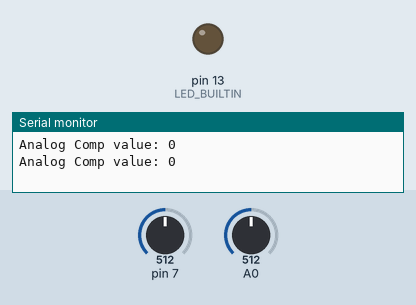
Bench run of a program on a simulated Arduino Uno, built with avr-gcc and run on an emulated ATmega328P. Parts: output pins drawn as LEDs (lit = HIGH), the last lines printed to the serial monitor. The inputs (shaded band) are chosen by the test bench; at power-on: A0 = 512, pin 7 = 512.

Above: at 1.3 s.
1.4 s: A0 set to 233
3.3 s: A0 set to 215
At 5.2 s:
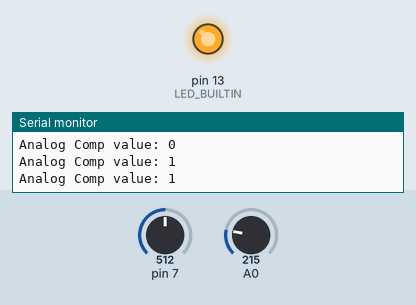
5.6 s: A0 set to 306
At 6.7 s:
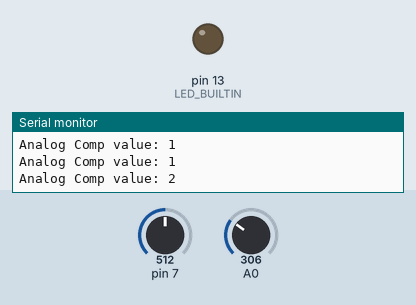
7.6 s: A0 set to 122
At 9.5 s:
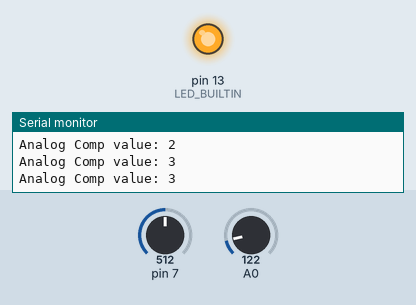
Timing chart, 0 to 10.6 s (numbered marks = the images above; inputs shaded):
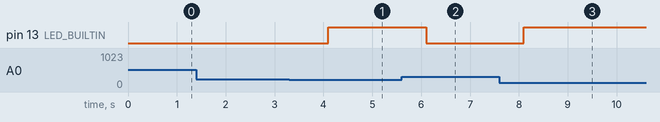

The program:

main.cpp
```cpp
#include <Arduino.h>

#define CONFIG_AC 0
#define CONFIG_ADC 1

volatile uint8_t analogComp = 0;

// Analog comparator interrupt handler
ISR(ANALOG_COMP_vect)
{
    analogComp++;
}

void powerDownConfigAnalog(bool config)
{
    // Configure both the ADC (Analog-to-Digital converter) and the AC (Analog Comparator)
    // We want the ADC to work in normal mode, and the AC to work in Idle (just to be able to wake up the sustem)

    // ACD: AC power disable (not disabled)
    // ACIE: ACD interrupt should be disabled before enabling the ACD
    // ACIC: Analog comparator not connected to Timer/Counter 1
    // ACIS1, ACIS0: Interrupt mode select on Output toggle (rising edge would be enough but toggle works as well for us)
    ACSR = 0;

    if (config == CONFIG_AC)
    {
        // Select A0 as the analog comparator input
        ADMUX &= ~(bit(MUX3) | bit(MUX2) | bit(MUX1) | bit(MUX0));
        // Disable ADC
        ADCSRA &= ~bit(ADEN);
        // Enable Analog Comparator Multiplexer
        ADCSRB |= bit(ACME);

        // ACBG: Fixed bandgap reference voltage replaces the positive input to the Analog Comparator (VBG=1.1V)
        // ACI: ACI is cleared by writing a logic one to the flag
        // ACIE: Enable AC interrupt
        ACSR |= bit(ACBG) | bit(ACI) | bit(ACIE);
    }
    else
    {
        // AC disabled (ACSR = 0)
        // Enable ADC
        ADCSRA |= bit(ADEN);
    }
}

void setup()
{
    // Logs init
    while (!Serial)
        ;
    Serial.begin(9600);
    delay(100);

    powerDownConfigAnalog(CONFIG_AC);

    // Enable interrupts
    interrupts();

    // put your setup code here, to run once:
    pinMode(LED_BUILTIN, OUTPUT);
    //pinMode(A0, INPUT);
}

void loop()
{
    Serial.print("Analog Comp value: ");
    Serial.println(analogComp);

    if (ACSR & (1 << ACO)) // Check status of comparator output flag
        digitalWrite(LED_BUILTIN, HIGH);
    else
        digitalWrite(LED_BUILTIN, LOW);

    delay(1000);
}
```

Measured:
- the behaviour switches between 225 and 224 on A0 (found by bisection; images 0 and 1)
- after the input at 3.3 s, pin 13 (LED_BUILTIN): LOW → HIGH after 0.80 s
- after the input at 5.6 s, pin 13 (LED_BUILTIN): HIGH → LOW after 0.50 s
- after the input at 7.6 s, pin 13 (LED_BUILTIN): LOW → HIGH after 0.50 s
